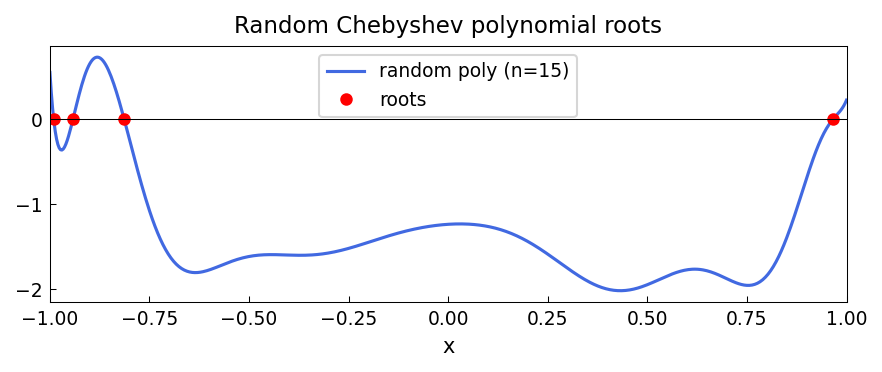

This chart was generated by the following Python code:
"""Roots of random Chebyshev polynomials.

Constructs random polynomials from Chebyshev coefficients and
finds their real roots, verifying that roots are genuine zeros.

Credit: Inspired by Chebfun examples roots/RandomPolynomials.m.
Original MATLAB Chebfun: Copyright 2017 by The University of Oxford and
The Chebfun Developers. See https://www.chebfun.org/ for Chebfun information.
"""
import os; os.environ.setdefault("XLA_PYTHON_CLIENT_PREALLOCATE", "false")

import matplotlib
matplotlib.use("Agg")
import matplotlib.pyplot as plt
import jax.numpy as jnp
import numpy as np
import sys, os
sys.path.insert(0, os.path.join(os.path.dirname(__file__), '..', '..', 'src'))

import chebfunjax as cj
from chebfunjax.plotting import chebfun_style
chebfun_style()

from chebfunjax.plotting import plot
from chebfunjax.tech.chebtech import Chebtech2
from chebfunjax.chebfun1d.chebfun import _Piece, Chebfun
from chebfunjax.domain import Domain


def run():
    print("=" * 60)
    print("Roots of random Chebyshev polynomials")
    print("=" * 60)

    rng = np.random.default_rng(42)

    # --- Count real roots of random Chebyshev expansions ------------
    print("\nDegree  |  # real roots in (-1,1)")
    print("-" * 35)
    for n in [10, 20, 50]:
        # Random Chebyshev coefficients (decaying by 0.9^k for well-posedness)
        decay = 0.9 ** np.arange(n + 1)
        coeffs = rng.standard_normal(n + 1) * decay
        coeffs_jnp = jnp.array(coeffs)
        tech = Chebtech2.from_coeffs(coeffs_jnp)
        piece = _Piece(tech=tech, interval=(-1.0, 1.0))
        f = Chebfun(funs=[piece], domain=Domain((-1.0, 1.0)))
        roots = f.roots()
        r_arr = np.array(roots)
        interior = r_arr[(r_arr > -1.0 + 1e-10) & (r_arr < 1.0 - 1e-10)]
        n_roots = len(interior)
        print(f"  n={n:3d}: {n_roots:3d} real roots")
        # Sanity: should have <= n real roots
        assert n_roots <= n, f"Too many roots: {n_roots} > {n}"

    # --- Verify roots are genuine zeros ------------------------------
    rng2 = np.random.default_rng(123)
    n = 15
    decay = 0.85 ** np.arange(n + 1)
    coeffs = rng2.standard_normal(n + 1) * decay
    coeffs_jnp = jnp.array(coeffs)
    tech = Chebtech2.from_coeffs(coeffs_jnp)
    piece = _Piece(tech=tech, interval=(-1.0, 1.0))
    f_test = Chebfun(funs=[piece], domain=Domain((-1.0, 1.0)))
    roots = f_test.roots()
    r_arr = np.array(roots)
    interior = r_arr[(r_arr > -1.0 + 1e-10) & (r_arr < 1.0 - 1e-10)]

    print(f"\nVerifying {len(interior)} roots of random n={n} polynomial:")
    max_val_at_roots = 0.0
    for ri in interior:
        val = abs(float(f_test(jnp.array(ri))))
        max_val_at_roots = max(max_val_at_roots, val)
    print(f"  max|f(root)| = {max_val_at_roots:.2e}  (should be ~0)")
    vscale = float(jnp.max(jnp.abs(coeffs_jnp)))
    assert max_val_at_roots < 1e-8 * vscale, \
        f"Roots not genuine zeros: max|f(root)| = {max_val_at_roots}"

    # --- Specific known polynomial: T_2(x) - 0.5 = 2x^2 - 1.5 ------
    # Roots: x = +-sqrt(3/4)
    coeffs2 = jnp.array([-0.5, 0.0, 1.0])  # Chebyshev coeffs of T_2 - 0.5
    tech2 = Chebtech2.from_coeffs(coeffs2)
    piece2 = _Piece(tech=tech2, interval=(-1.0, 1.0))
    f2 = Chebfun(funs=[piece2], domain=Domain((-1.0, 1.0)))
    roots2 = f2.roots()
    r2 = np.sort(np.array(roots2))
    exact2 = np.array([-np.sqrt(3.0/4.0), np.sqrt(3.0/4.0)])
    print(f"\nRoots of T_2(x) - 0.5 = 2x^2 - 1.5:")
    print(f"  Computed: {r2}")
    print(f"  Exact: +-sqrt(3/4) = {exact2}")
    assert len(r2) == 2
    assert abs(r2[0] - exact2[0]) < 1e-12
    assert abs(r2[1] - exact2[1]) < 1e-12

    # --- Plots -------------------------------------------------------
    _here = os.path.dirname(os.path.abspath(__file__))
    import matplotlib.pyplot as _plt
    import numpy as _np
    fig, ax = _plt.subplots()
    _f_plot = Chebfun(funs=[piece], domain=Domain((-1.0, 1.0)))
    _xs = _np.linspace(-1.0, 1.0, 600)
    ax.plot(_xs, _np.array(_f_plot(jnp.array(_xs))), color="#4169E1",
            linewidth=1.5, label="random poly (n=15)")
    _r2 = _np.array(_f_plot.roots())
    ax.plot(_r2, _np.zeros_like(_r2), "ro", markersize=5, label="roots")
    ax.axhline(0, color="k", linewidth=0.5)
    ax.set_title("Random Chebyshev polynomial roots", fontsize=11)
    ax.set_xlabel("x", fontsize=10)
    ax.legend(fontsize=9)
    fig.set_facecolor("white")
    fig.tight_layout()
    fig.savefig(os.path.join(_here, "random_polynomials.png"),
                dpi=150, bbox_inches="tight")
    _plt.close(fig)

    print("\nAll assertions passed.")
    return True


if __name__ == "__main__":
    run()
